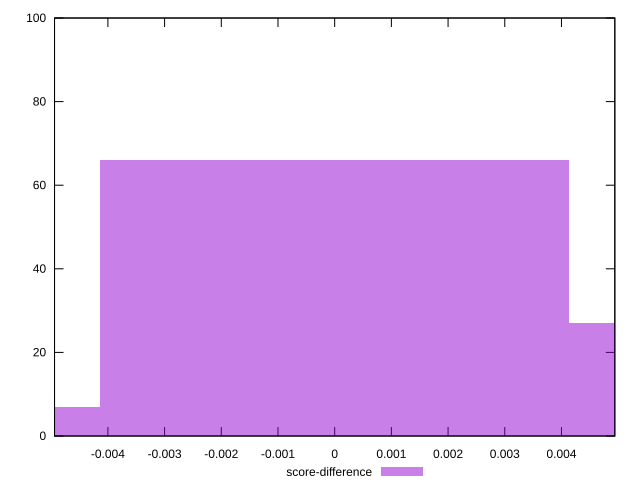

The gnuplot source for this figure:
reset

$scoreDifference <<EOF
0 66
0.008276017360313451 27
-0.008276017360313451 7
EOF

set key outside below
set boxwidth 0.008276017360313451
set xrange [-0.004941176470588227:0.004941176470588227]
set yrange [0:100]
set trange [0:100]
set style fill transparent solid 0.5 noborder
set terminal svg size 640, 490 enhanced background rgb 'white'
set output "report_00008_2021-01-22T20:58:29.167/render-blocking-resources/samples/pages+cached/score-difference/histogram.svg"

plot $scoreDifference title "score-difference" with boxes

reset
